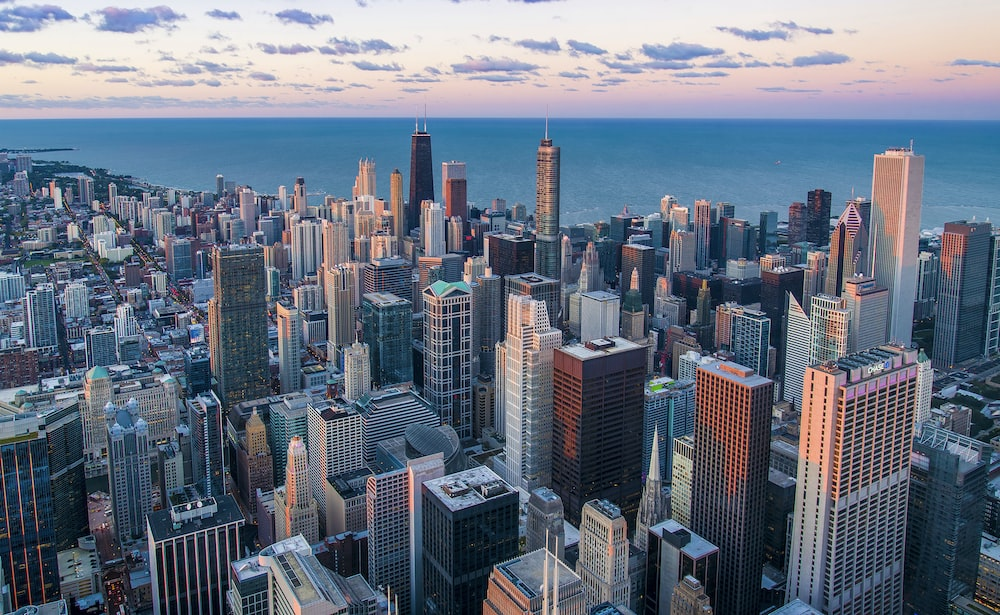
#> input picture Lab-03/reference.jpeg, 1000 x 615 px
$ python q4.py
#> lines starting #> are read from the running program, lines starting #| are printed output that depends on the picture; after the words box and inside, x2 and y2 are one past the last pixel; in counts of white or black regions, pixels touching at a corner belong together
import cv2
import matplotlib.pyplot as plt

def detect_edges(image_path, low_threshold, high_threshold):
#> called with image_path = 'reference.jpeg', low_threshold = 50, high_threshold = 150
    original_image = cv2.imread(image_path, cv2.IMREAD_GRAYSCALE)
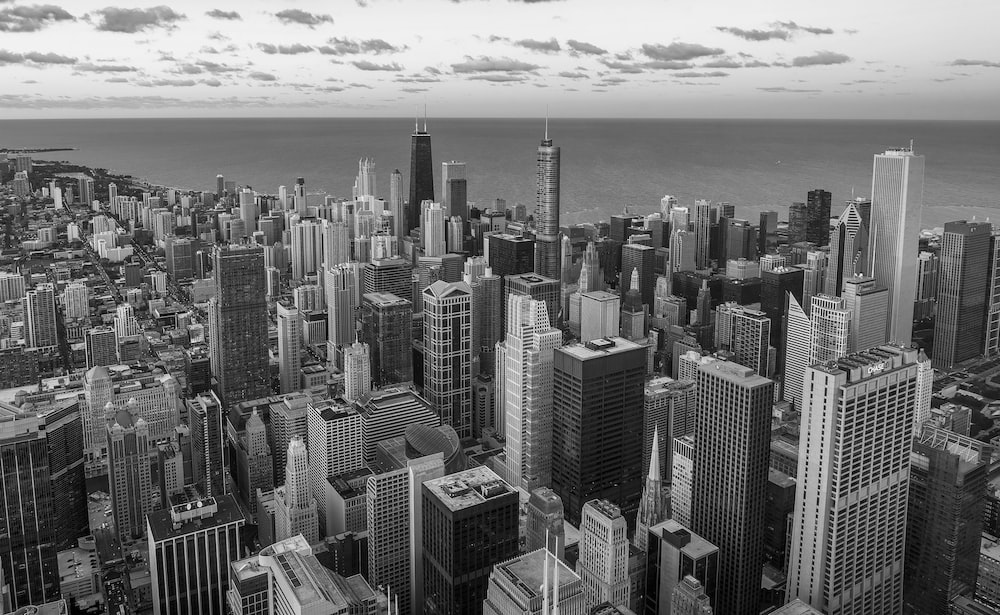
#> original_image: shape (615, 1000); min 0, max 255, mean 113.2
    edges = cv2.Canny(original_image, low_threshold, high_threshold)
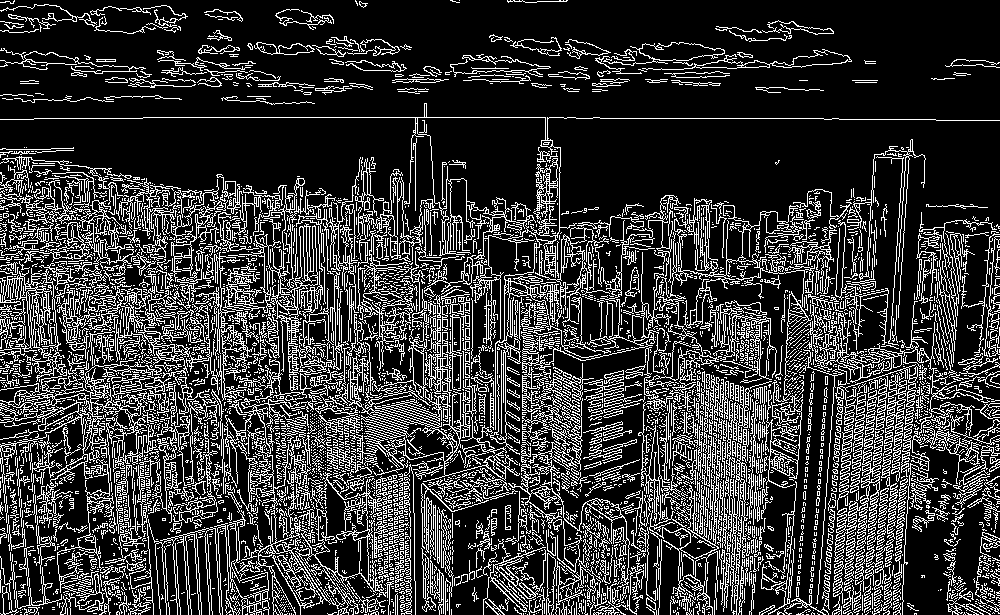
#> edges: shape (615, 1000); 21.7% white in thin lines or dots

    return edges

input_image_path = 'reference.jpeg'

low_threshold = 50
high_threshold = 150

edge_image = detect_edges(input_image_path, low_threshold, high_threshold)

plt.figure(figsize=(10, 5))

plt.subplot(1, 2, 1)
plt.imshow(cv2.cvtColor(cv2.imread(input_image_path), cv2.COLOR_BGR2RGB))
plt.axis('off')
plt.title('Original Image')

plt.subplot(1, 2, 2)
plt.imshow(edge_image, cmap='gray')
plt.axis('off')
plt.title('Edge Detected Image')

plt.show()
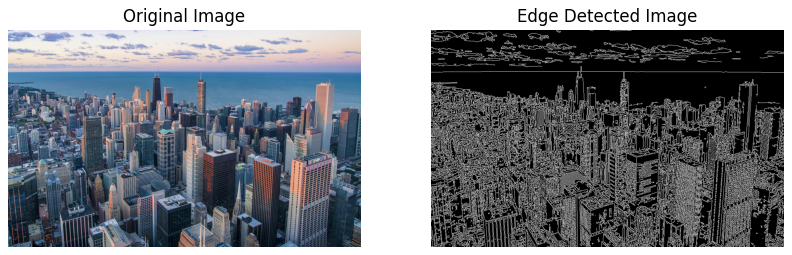
#> figure drawn by matplotlib, 2 panels

$ run again, with Lab-03/lane.jpg copied over Lab-03/reference.jpeg
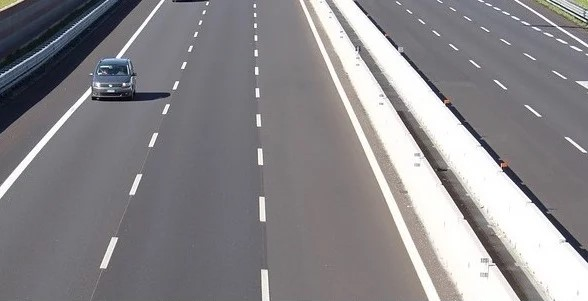
#> input picture Lab-03/lane.jpg, 588 x 301 px
#> in detect_edges, `edges = cv2.Canny(original_image, low_threshold, high_threshold)`:
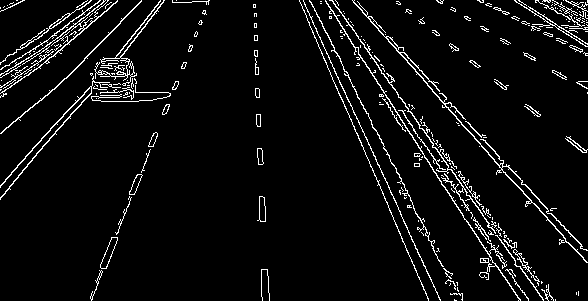
#> edges: shape (301, 588); 5.4% white in thin lines or dots
#> `plt.show()`:
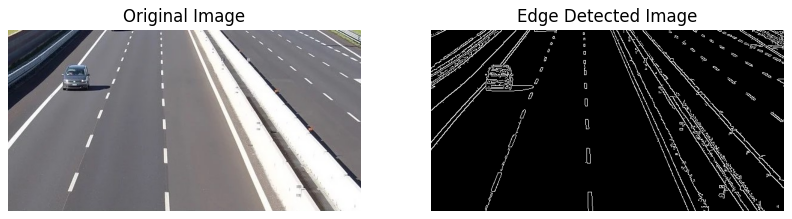
#> figure drawn by matplotlib, 2 panels

$ run again, with Lab-03/test.jpg copied over Lab-03/reference.jpeg
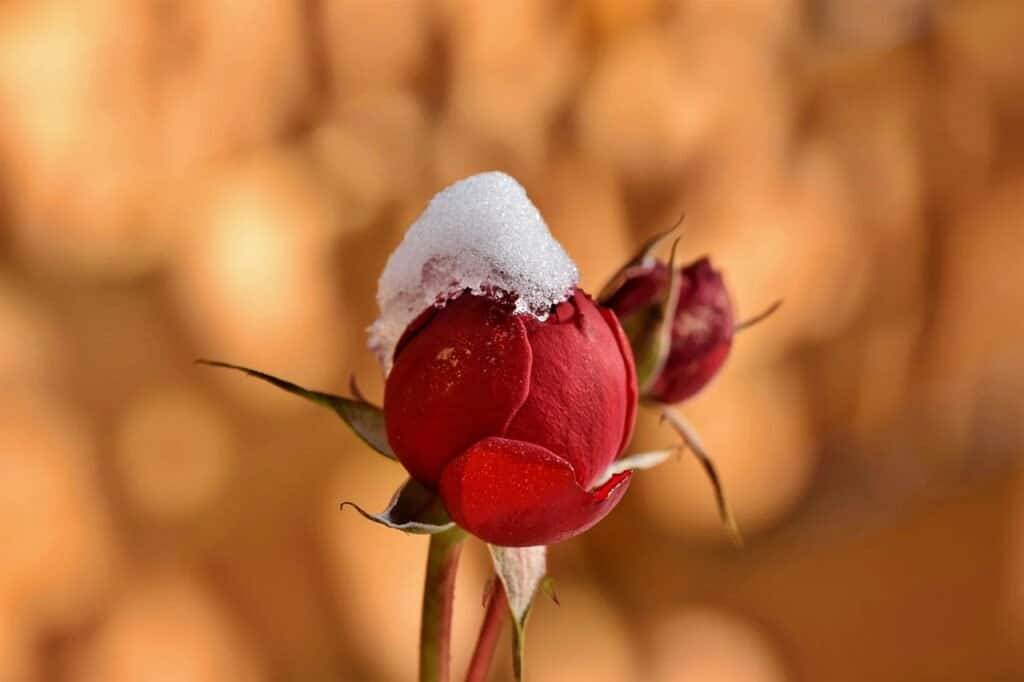
#> input picture Lab-03/test.jpg, 1024 x 682 px
#> in detect_edges, `edges = cv2.Canny(original_image, low_threshold, high_threshold)`:
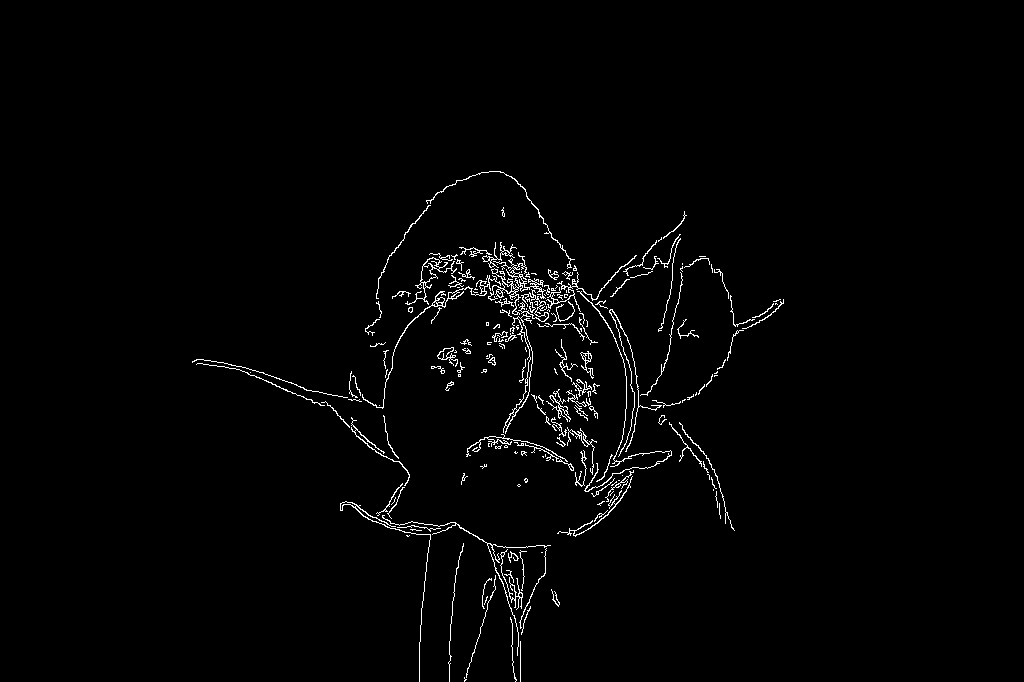
#> edges: shape (682, 1024); 1.6% white in thin lines or dots, all inside (x1, y1, x2, y2) = (192, 171, 784, 682)
#> `plt.show()`:
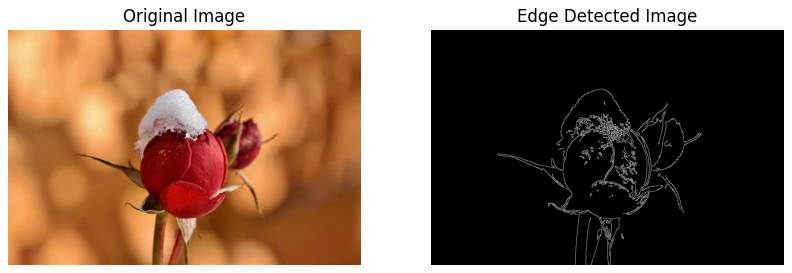
#> figure drawn by matplotlib, 2 panels
